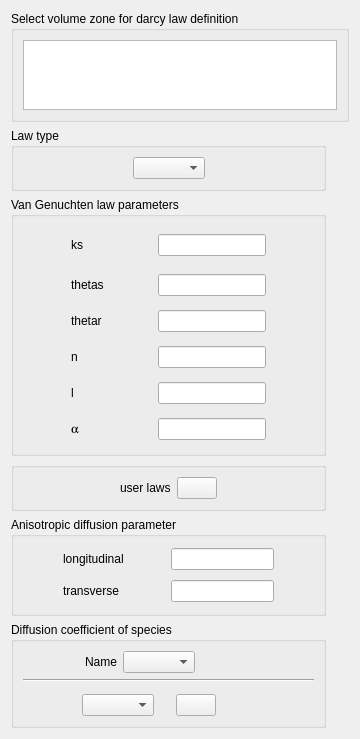
<?xml version="1.0" encoding="UTF-8"?>
<ui version="4.0">
 <class>DarcyLawForm</class>
 <widget class="QWidget" name="DarcyLawForm">
  <property name="geometry">
   <rect>
    <x>0</x>
    <y>0</y>
    <width>360</width>
    <height>720</height>
   </rect>
  </property>
  <property name="windowTitle">
   <string>Form</string>
  </property>
  <layout class="QGridLayout" name="gridLayout_6">
   <item row="0" column="0" colspan="2">
    <widget class="QGroupBox" name="groupBoxZones">
     <property name="maximumSize">
      <size>
       <width>16777215</width>
       <height>150</height>
      </size>
     </property>
     <property name="title">
      <string>Select volume zone for darcy law definition</string>
     </property>
     <layout class="QGridLayout">
      <item row="0" column="0">
       <widget class="QTreeView" name="treeView">
        <property name="indentation">
         <number>0</number>
        </property>
        <property name="rootIsDecorated">
         <bool>false</bool>
        </property>
       </widget>
      </item>
     </layout>
    </widget>
   </item>
   <item row="1" column="0">
    <widget class="QGroupBox" name="groupBoxType">
     <property name="title">
      <string>Law type</string>
     </property>
     <layout class="QGridLayout" name="gridLayout_3">
      <item row="0" column="0">
       <layout class="QHBoxLayout" name="horizontalLayout_4">
        <item>
         <spacer name="horizontalSpacer_5">
          <property name="orientation">
           <enum>Qt::Horizontal</enum>
          </property>
          <property name="sizeHint" stdset="0">
           <size>
            <width>13</width>
            <height>20</height>
           </size>
          </property>
         </spacer>
        </item>
        <item>
         <widget class="QComboBox" name="comboBoxType"/>
        </item>
        <item>
         <spacer name="horizontalSpacer_7">
          <property name="orientation">
           <enum>Qt::Horizontal</enum>
          </property>
          <property name="sizeHint" stdset="0">
           <size>
            <width>17</width>
            <height>20</height>
           </size>
          </property>
         </spacer>
        </item>
       </layout>
      </item>
     </layout>
    </widget>
   </item>
   <item row="2" column="0">
    <widget class="QGroupBox" name="groupBoxVanGenuchten">
     <property name="title">
      <string>Van Genuchten law parameters</string>
     </property>
     <layout class="QGridLayout" name="gridLayout_2">
      <item row="0" column="0" rowspan="6">
       <spacer name="horizontalSpacer_13">
        <property name="orientation">
         <enum>Qt::Horizontal</enum>
        </property>
        <property name="sizeHint" stdset="0">
         <size>
          <width>25</width>
          <height>218</height>
         </size>
        </property>
       </spacer>
      </item>
      <item row="0" column="1">
       <widget class="QLabel" name="labelKs">
        <property name="text">
         <string>ks</string>
        </property>
       </widget>
      </item>
      <item row="0" column="2">
       <spacer name="horizontalSpacer">
        <property name="orientation">
         <enum>Qt::Horizontal</enum>
        </property>
        <property name="sizeHint" stdset="0">
         <size>
          <width>26</width>
          <height>20</height>
         </size>
        </property>
       </spacer>
      </item>
      <item row="0" column="3">
       <widget class="QLineEdit" name="lineEditKs"/>
      </item>
      <item row="0" column="4" rowspan="6">
       <spacer name="horizontalSpacer_12">
        <property name="orientation">
         <enum>Qt::Horizontal</enum>
        </property>
        <property name="sizeHint" stdset="0">
         <size>
          <width>25</width>
          <height>218</height>
         </size>
        </property>
       </spacer>
      </item>
      <item row="1" column="1">
       <widget class="QLabel" name="labelThetas">
        <property name="text">
         <string>&lt;html&gt;&lt;head/&gt;&lt;body&gt;&lt;p&gt;thetas&lt;/p&gt;&lt;/body&gt;&lt;/html&gt;</string>
        </property>
       </widget>
      </item>
      <item row="1" column="2">
       <spacer name="horizontalSpacer_2">
        <property name="orientation">
         <enum>Qt::Horizontal</enum>
        </property>
        <property name="sizeHint" stdset="0">
         <size>
          <width>26</width>
          <height>20</height>
         </size>
        </property>
       </spacer>
      </item>
      <item row="1" column="3">
       <widget class="QLineEdit" name="lineEditThetas"/>
      </item>
      <item row="2" column="1">
       <widget class="QLabel" name="labelThetar">
        <property name="text">
         <string>thetar</string>
        </property>
       </widget>
      </item>
      <item row="2" column="2">
       <spacer name="horizontalSpacer_3">
        <property name="orientation">
         <enum>Qt::Horizontal</enum>
        </property>
        <property name="sizeHint" stdset="0">
         <size>
          <width>26</width>
          <height>20</height>
         </size>
        </property>
       </spacer>
      </item>
      <item row="2" column="3">
       <widget class="QLineEdit" name="lineEditThetar"/>
      </item>
      <item row="3" column="1">
       <widget class="QLabel" name="labeln">
        <property name="text">
         <string>n</string>
        </property>
       </widget>
      </item>
      <item row="3" column="2">
       <spacer name="horizontalSpacer_8">
        <property name="orientation">
         <enum>Qt::Horizontal</enum>
        </property>
        <property name="sizeHint" stdset="0">
         <size>
          <width>26</width>
          <height>20</height>
         </size>
        </property>
       </spacer>
      </item>
      <item row="3" column="3">
       <widget class="QLineEdit" name="lineEditN"/>
      </item>
      <item row="4" column="1">
       <widget class="QLabel" name="labelL">
        <property name="text">
         <string>l</string>
        </property>
       </widget>
      </item>
      <item row="4" column="2">
       <spacer name="horizontalSpacer_9">
        <property name="orientation">
         <enum>Qt::Horizontal</enum>
        </property>
        <property name="sizeHint" stdset="0">
         <size>
          <width>26</width>
          <height>20</height>
         </size>
        </property>
       </spacer>
      </item>
      <item row="4" column="3">
       <widget class="QLineEdit" name="lineEditL"/>
      </item>
      <item row="5" column="1">
       <widget class="QLabel" name="labelAlpha">
        <property name="font">
         <font>
          <family>Standard Symbols L</family>
         </font>
        </property>
        <property name="text">
         <string>a</string>
        </property>
       </widget>
      </item>
      <item row="5" column="2">
       <spacer name="horizontalSpacer_10">
        <property name="orientation">
         <enum>Qt::Horizontal</enum>
        </property>
        <property name="sizeHint" stdset="0">
         <size>
          <width>26</width>
          <height>20</height>
         </size>
        </property>
       </spacer>
      </item>
      <item row="5" column="3">
       <widget class="QLineEdit" name="lineEditAlpha"/>
      </item>
     </layout>
    </widget>
   </item>
   <item row="3" column="0">
    <widget class="QGroupBox" name="groupBoxUser">
     <property name="title">
      <string/>
     </property>
     <layout class="QGridLayout" name="gridLayout">
      <item row="0" column="0">
       <layout class="QHBoxLayout" name="horizontalLayout">
        <item>
         <spacer name="horizontalSpacer_4">
          <property name="orientation">
           <enum>Qt::Horizontal</enum>
          </property>
          <property name="sizeHint" stdset="0">
           <size>
            <width>1</width>
            <height>18</height>
           </size>
          </property>
         </spacer>
        </item>
        <item>
         <widget class="QLabel" name="label_5">
          <property name="text">
           <string>user laws</string>
          </property>
         </widget>
        </item>
        <item>
         <widget class="QPushButton" name="pushButtonUserLaw">
          <property name="text">
           <string/>
          </property>
          <property name="icon">
           <iconset resource="resources_pages.qrc">
            <normaloff>:/new/prefix1/icons/22x22/edit-find-replace.png</normaloff>:/new/prefix1/icons/22x22/edit-find-replace.png</iconset>
          </property>
          <property name="iconSize">
           <size>
            <width>22</width>
            <height>22</height>
           </size>
          </property>
         </widget>
        </item>
        <item>
         <spacer name="horizontalSpacer_6">
          <property name="orientation">
           <enum>Qt::Horizontal</enum>
          </property>
          <property name="sizeHint" stdset="0">
           <size>
            <width>6</width>
            <height>13</height>
           </size>
          </property>
         </spacer>
        </item>
       </layout>
      </item>
     </layout>
    </widget>
   </item>
   <item row="4" column="0">
    <widget class="QGroupBox" name="groupBoxAnisotropicDiffusion">
     <property name="title">
      <string>Anisotropic diffusion parameter</string>
     </property>
     <layout class="QGridLayout" name="gridLayout_4">
      <item row="0" column="0" rowspan="2">
       <spacer name="horizontalSpacer_17">
        <property name="orientation">
         <enum>Qt::Horizontal</enum>
        </property>
        <property name="sizeHint" stdset="0">
         <size>
          <width>45</width>
          <height>58</height>
         </size>
        </property>
       </spacer>
      </item>
      <item row="0" column="1">
       <widget class="QLabel" name="labelLongitudinal">
        <property name="text">
         <string>longitudinal</string>
        </property>
       </widget>
      </item>
      <item row="0" column="2">
       <spacer name="horizontalSpacer_15">
        <property name="orientation">
         <enum>Qt::Horizontal</enum>
        </property>
        <property name="sizeHint" stdset="0">
         <size>
          <width>46</width>
          <height>20</height>
         </size>
        </property>
       </spacer>
      </item>
      <item row="0" column="3">
       <widget class="QLineEdit" name="lineEditLongitudinal"/>
      </item>
      <item row="0" column="4" rowspan="2">
       <spacer name="horizontalSpacer_16">
        <property name="orientation">
         <enum>Qt::Horizontal</enum>
        </property>
        <property name="sizeHint" stdset="0">
         <size>
          <width>45</width>
          <height>58</height>
         </size>
        </property>
       </spacer>
      </item>
      <item row="1" column="1">
       <widget class="QLabel" name="labelTransverse">
        <property name="text">
         <string>transverse</string>
        </property>
       </widget>
      </item>
      <item row="1" column="2">
       <spacer name="horizontalSpacer_14">
        <property name="orientation">
         <enum>Qt::Horizontal</enum>
        </property>
        <property name="sizeHint" stdset="0">
         <size>
          <width>46</width>
          <height>20</height>
         </size>
        </property>
       </spacer>
      </item>
      <item row="1" column="3">
       <widget class="QLineEdit" name="lineEditTransverse"/>
      </item>
     </layout>
    </widget>
   </item>
   <item row="5" column="0">
    <widget class="QGroupBox" name="groupBoxDiff">
     <property name="title">
      <string>Diffusion coefficient of species</string>
     </property>
     <layout class="QGridLayout" name="gridLayout_5">
      <item row="0" column="0" colspan="2">
       <layout class="QHBoxLayout" name="_6">
        <property name="spacing">
         <number>6</number>
        </property>
        <property name="margin">
         <number>0</number>
        </property>
        <item>
         <spacer>
          <property name="orientation">
           <enum>Qt::Horizontal</enum>
          </property>
          <property name="sizeHint" stdset="0">
           <size>
            <width>40</width>
            <height>20</height>
           </size>
          </property>
         </spacer>
        </item>
        <item>
         <widget class="QLabel" name="label">
          <property name="text">
           <string>Name</string>
          </property>
         </widget>
        </item>
        <item>
         <widget class="QComboBox" name="comboBoxNameDiff"/>
        </item>
        <item>
         <spacer>
          <property name="orientation">
           <enum>Qt::Horizontal</enum>
          </property>
          <property name="sizeHint" stdset="0">
           <size>
            <width>40</width>
            <height>20</height>
           </size>
          </property>
         </spacer>
        </item>
       </layout>
      </item>
      <item row="1" column="0" colspan="3">
       <widget class="Line" name="line">
        <property name="orientation">
         <enum>Qt::Horizontal</enum>
        </property>
       </widget>
      </item>
      <item row="2" column="0" rowspan="2">
       <spacer>
        <property name="orientation">
         <enum>Qt::Horizontal</enum>
        </property>
        <property name="sizeHint" stdset="0">
         <size>
          <width>40</width>
          <height>20</height>
         </size>
        </property>
       </spacer>
      </item>
      <item row="2" column="2" rowspan="2">
       <spacer>
        <property name="orientation">
         <enum>Qt::Horizontal</enum>
        </property>
        <property name="sizeHint" stdset="0">
         <size>
          <width>40</width>
          <height>20</height>
         </size>
        </property>
       </spacer>
      </item>
      <item row="3" column="1">
       <layout class="QHBoxLayout" name="_4">
        <property name="spacing">
         <number>6</number>
        </property>
        <property name="margin">
         <number>0</number>
        </property>
        <item>
         <widget class="QComboBox" name="comboBoxDiff"/>
        </item>
        <item>
         <spacer>
          <property name="orientation">
           <enum>Qt::Horizontal</enum>
          </property>
          <property name="sizeHint" stdset="0">
           <size>
            <width>16</width>
            <height>20</height>
           </size>
          </property>
         </spacer>
        </item>
        <item>
         <widget class="QPushButton" name="pushButtonDiff">
          <property name="text">
           <string/>
          </property>
          <property name="icon">
           <iconset resource="resources_pages.qrc">
            <normaloff>:/new/prefix1/icons/22x22/edit-find-replace.png</normaloff>:/new/prefix1/icons/22x22/edit-find-replace.png</iconset>
          </property>
         </widget>
        </item>
        <item>
         <spacer>
          <property name="orientation">
           <enum>Qt::Horizontal</enum>
          </property>
          <property name="sizeHint" stdset="0">
           <size>
            <width>40</width>
            <height>20</height>
           </size>
          </property>
         </spacer>
        </item>
       </layout>
      </item>
     </layout>
    </widget>
   </item>
   <item row="6" column="1">
    <spacer name="spacer">
     <property name="orientation">
      <enum>Qt::Vertical</enum>
     </property>
     <property name="sizeHint" stdset="0">
      <size>
       <width>17</width>
       <height>152</height>
      </size>
     </property>
    </spacer>
   </item>
  </layout>
 </widget>
 <resources>
  <include location="resources_pages.qrc"/>
 </resources>
 <connections/>
</ui>
